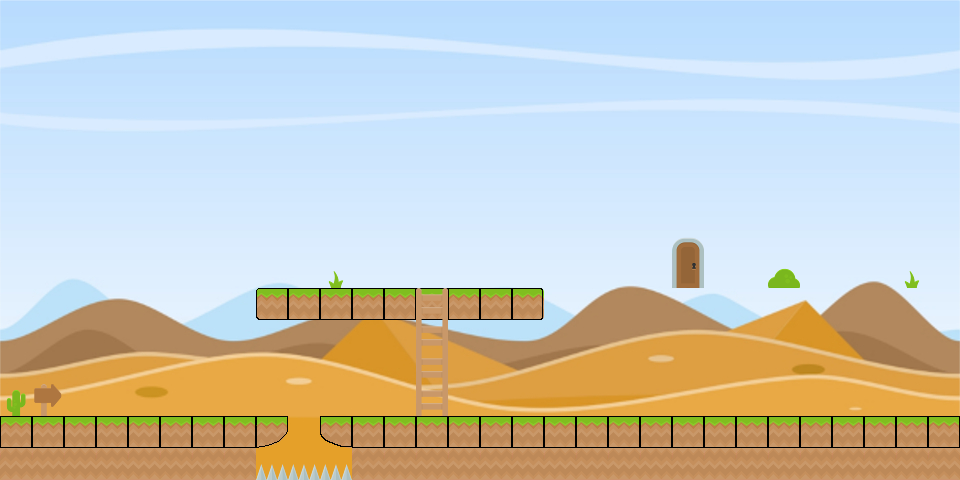

This is a level from a 2D game, rendered from its Tiled map with the project's own tilesets. A one-line summary and the map file follow, with tile-layer data summarised:
An orthogonal 30x15 tile map with 32x32 px tiles, 6 tile layers (background, water, blocked, unblocked, ...), 5 tilesets.

<map version="1.0" orientation="orthogonal" renderorder="right-down" width="30" height="15" tilewidth="32" tileheight="32" nextobjectid="8">
 <tileset firstgid="1" name="spritesheet_ground" tilewidth="32" tileheight="32" tilecount="128" columns="8">
  <image source="../kenney32/spritesheet_ground.png" trans="ff00ff" width="256" height="512" />
 </tileset>
 <tileset firstgid="129" name="spritesheet_tiles" tilewidth="32" tileheight="32" tilecount="128" columns="8">
  <image source="../kenney32/spritesheet_tiles.png" trans="ff00ff" width="256" height="512" />
 </tileset>
 <tileset firstgid="257" name="spritesheet_items" tilewidth="32" tileheight="32" tilecount="32" columns="8">
  <image source="../kenney32/spritesheet_items.png" trans="ff00ff" width="256" height="128" />
 </tileset>
 <tileset firstgid="289" name="newdesert" tilewidth="32" tileheight="32" tilecount="450" columns="30">
  <image source="../backgrounds/newdesert.jpg" trans="ff00ff" width="960" height="480" />
 </tileset>
 <tileset firstgid="739" name="spritesheet_ground2" tilewidth="32" tileheight="32" tilecount="128" columns="8">
  <image source="../kenney32/spritesheet_ground2.png" trans="ff00ff" width="256" height="512" />
 </tileset>
 <layer name="background" width="30" height="15">
  <data>[450 cells, 450 non-empty, 450 distinct tile ids]</data>
 </layer>
 <layer name="water" width="30" height="15">
  <data>[450 cells, 3 non-empty, 1 distinct tile ids]</data>
 </layer>
 <layer name="blocked" width="30" height="15">
  <data>[450 cells, 65 non-empty, 8 distinct tile ids]</data>
 </layer>
 <layer name="unblocked" width="30" height="15">
  <data>[450 cells, 5 non-empty, 4 distinct tile ids]</data>
 </layer>
 <layer name="ladder" width="30" height="15">
  <data>[450 cells, 4 non-empty, 2 distinct tile ids]</data>
 </layer>
 <layer name="door" width="30" height="15">
  <data>[450 cells, 2 non-empty, 2 distinct tile ids]</data>
 </layer>
</map>
